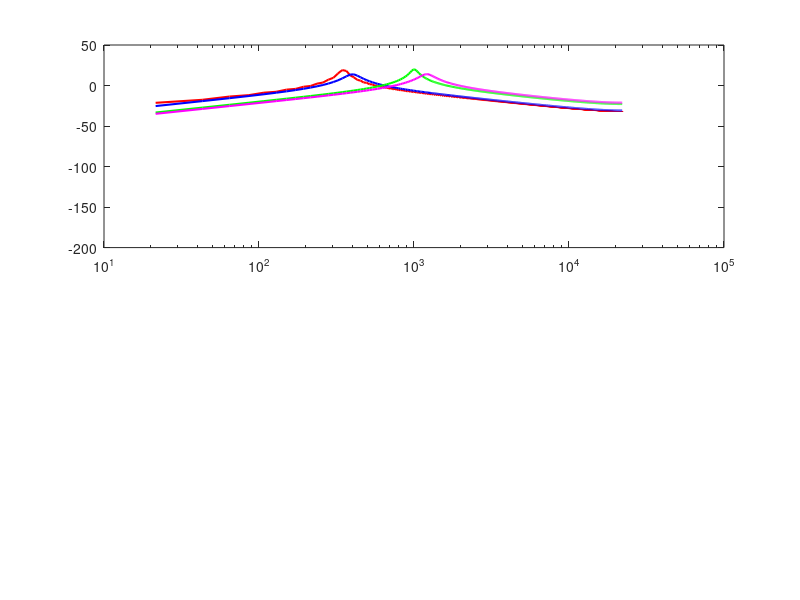

The MATLAB source for this figure: (Note: this script raises an error after producing the figure.)
% Sampling frequency
Fs = 44100;    

% Define filter parameters for two filters
Fc1 = 350;    % First center frequency (Hz)
damp1 = 0.05;  % First damping factor
Fc2 = 400;    % Second center frequency (Hz)
damp2 = 0.1;   % Second damping factor
Fc3= 1000;      % Third center frequency (Hz)
damp3 = 0.05;  % Third damping factor
Fc4= 1200;      % Third center frequency (Hz)
damp4 = 0.1;  % Third damping factor
% maybe lige test damp i forhold til Fc

% Generate impulse input (delta function)
N = 1024; 
x = zeros(N, 1);
x(1) = 1; % Impulse at n=1

% ------------ Apply Bandpass Filter for First Set of Parameters ------------
y1 = zeros(size(x)); % Initialize output
Q1 = 2 * damp1;                    % Q coefficient
F1 = 2 * sin((pi * Fc1) / Fs);      % Frequency coefficient

% First sample
y1(1) = F1 * x(1);                  
yl = F1 * y1(1);                   
yaux = y1(1);                       

% Apply filter loop
for n = 2:length(x)
    yh = x(n) - yl - Q1 * yaux;  % Highpass coefficient
    y1(n) = F1 * yh + yaux;      % Bandpass coefficient
    yl = F1 * y1(n) + yl;        % Lowpass coefficient
    yaux = y1(n);                % Update
end

% Compute frequency response for first filter
[H1, w] = freqz(y1, 1, N, Fs);
H1_dB = 20 * log10(abs(H1));

% ------------ Apply Bandpass Filter for Second Set of Parameters ------------
y2 = zeros(size(x)); % Initialize output
Q2 = 2 * damp2;                    % Q coefficient
F2 = 2 * sin((pi * Fc2) / Fs);      % Frequency coefficient

% First sample
y2(1) = F2 * x(1);                  
yl = F2 * y2(1);                   
yaux = y2(1);                       

% Apply filter loop
for n = 2:length(x)
    yh = x(n) - yl - Q2 * yaux;  % Highpass coefficient
    y2(n) = F2 * yh + yaux;      % Bandpass coefficient
    yl = F2 * y2(n) + yl;        % Lowpass coefficient
    yaux = y2(n);                % Update
end

% Compute frequency response for second filter
[H2, ~] = freqz(y2, 1, N, Fs);
H2_dB = 20 * log10(abs(H2));

% ------------ Apply Bandpass Filter for Third Set of Parameters ------------
y3 = zeros(size(x)); % Initialize output
Q3 = 2 * damp3;                    % Q coefficient
F3 = 2 * sin((pi * Fc3) / Fs);      % Frequency coefficient

% First sample
y3(1) = F3 * x(1);                  
yl = F3 * y3(1);                   
yaux = y3(1);                       

% Apply filter loop
for n = 2:length(x)
    yh = x(n) - yl - Q3 * yaux;  % Highpass coefficient
    y3(n) = F3 * yh + yaux;      % Bandpass coefficient
    yl = F3 * y3(n) + yl;        % Lowpass coefficient
    yaux = y3(n);                % Update
end

% Compute frequency response for second filter
[H3, ~] = freqz(y3, 1, N, Fs);
H3_dB = 20 * log10(abs(H3));

% ------------ Apply Bandpass Filter for Fourth Set of Parameters ------------
y4 = zeros(size(x)); % Initialize output
Q4 = 2 * damp4;                    % Q coefficient
F4 = 2 * sin((pi * Fc4) / Fs);      % Frequency coefficient

% First sample
y4(1) = F4 * x(1);                  
yl = F4 * y4(1);                   
yaux = y4(1);                       

% Apply filter loop
for n = 2:length(x)
    yh = x(n) - yl - Q4 * yaux;  % Highpass coefficient
    y4(n) = F4 * yh + yaux;      % Bandpass coefficient
    yl = F4 * y4(n) + yl;        % Lowpass coefficient
    yaux = y4(n);                % Update
end

% Compute frequency response for second filter
[H4, ~] = freqz(y4, 1, N, Fs);
H4_dB = 20 * log10(abs(H4));

% --------------------- Plot Frequency Responses ----------------------

figure;

% Plot magnitude responses
subplot(2,1,1);
semilogx(w, H1_dB, 'r', 'LineWidth', 1.5); hold on;
semilogx(w, H2_dB, 'b', 'LineWidth', 1.5); hold on;
semilogx(w, H3_dB, 'g', 'LineWidth', 1.5); hold on;
semilogx(w, H4_dB, 'm', 'LineWidth', 1.5); 
xline(Fc1, '--r', ['Fc1 = ' num2str(Fc1) ' Hz'], 'LineWidth', 1.2, 'LabelVerticalAlignment', 'bottom','Fontsize',12); % Red dashed line
xline(Fc2, '--b', ['Fc2 = ' num2str(Fc2) ' Hz'], 'LineWidth', 1.2, 'LabelVerticalAlignment', 'bottom','Fontsize',12); % Blue dashed line
xline(Fc3, '--g', ['Fc3 = ' num2str(Fc3) ' Hz'], 'LineWidth', 1.2, 'LabelVerticalAlignment', 'bottom','Fontsize',12); % Red dashed line
xline(Fc4, '--m', ['Fc4 = ' num2str(Fc4) ' Hz'], 'LineWidth', 1.2, 'LabelVerticalAlignment', 'bottom','Fontsize',12); % Blue dashed line
xlabel('Frequency (Hz)');
ylabel('Magnitude (dB)');
title('Bandpass (wah) Filter Magnitude Response','FontSize',14);
legend(['Fc = ' num2str(Fc1) ' Hz, Damping = ' num2str(damp1)], ...
       ['Fc = ' num2str(Fc2) ' Hz, Damping = ' num2str(damp2)],...
       ['Fc = ' num2str(Fc3) ' Hz, Damping = ' num2str(damp3)],....
       ['Fc = ' num2str(Fc4) ' Hz, Damping = ' num2str(damp4)],'Fontsize',12);
xlim([20 20000]);
grid on;

% % Plot phase responses
% subplot(2,1,2);
% semilogx(w, angle(H1), 'r', 'LineWidth', 1.5); hold on;
% semilogx(w, angle(H2), 'b', 'LineWidth', 1.5); hold on;
% semilogx(w, angle(H3), 'g', 'LineWidth', 1.5); hold on;
% semilogx(w, angle(H4), 'm', 'LineWidth', 1.5); 
% xline(Fc1, '--r', [num2str(Fc1) ' Hz'], 'LineWidth', 1.2); % Red dashed line
% xline(Fc2, '--b', [num2str(Fc2) ' Hz'], 'LineWidth', 1.2); % Blue dashed line
% xline(Fc3, '--g', [num2str(Fc3) ' Hz'], 'LineWidth', 1.2); % Red dashed line
% xline(Fc4, '--m', [num2str(Fc4) ' Hz'], 'LineWidth', 1.2); % Blue dashed line
% xlabel('Frequency (Hz)');
% ylabel('Phase (radians)');
% title('Bandpass (wah) Filter Phase Response');
% legend(['Fc = ' num2str(Fc1) ' Hz, Damping = ' num2str(damp1)], ...
%        ['Fc = ' num2str(Fc2) ' Hz, Damping = ' num2str(damp2)],...
%        ['Fc = ' num2str(Fc3) ' Hz, Damping = ' num2str(damp3)],....
%        ['Fc = ' num2str(Fc4) ' Hz, Damping = ' num2str(damp4)]);
grid on;
